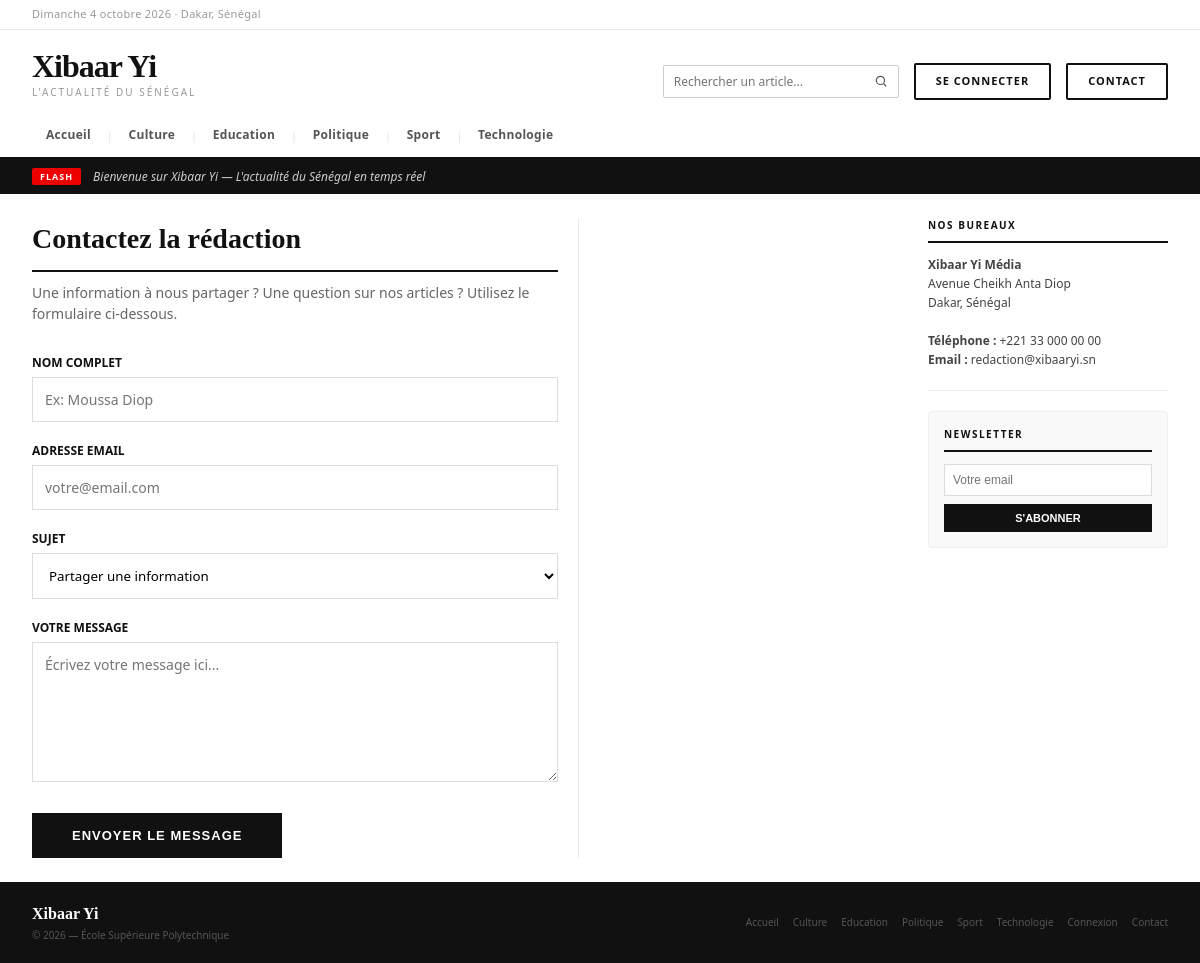
The page /contact.php on the database its author committed.
### tables this page shows
CREATE TABLE IF NOT EXISTS categories (
    id  INT AUTO_INCREMENT PRIMARY KEY,
    nom VARCHAR(100) NOT NULL UNIQUE
);

### includes/config.php (called while the page is built, shortened)
<?php
function url($chemin = '')
{
    return BASE_URL . '/' . ltrim($chemin, '/');
}

### includes/entete.php (the view, shortened to what this page needs)
<?php
require_once __DIR__ . '/config.php';
?>
<!DOCTYPE html>
<html lang="fr">
<head>
    <link rel="stylesheet" href="<?= url('assets/css/style.css') ?>">
</head>
<body>
<div class="site">
    <div class="topbar">
        <div class="topbar-date">
            <?php
            $jours_fr = ['Monday'=>'Lundi','Tuesday'=>'Mardi','Wednesday'=>'Mercredi','Thursday'=>'Jeudi','Friday'=>'Vendredi','Saturday'=>'Samedi','Sunday'=>'Dimanche'];
            $mois_fr = ['January'=>'janvier','February'=>'février','March'=>'mars','April'=>'avril','May'=>'mai','June'=>'juin','July'=>'juillet','August'=>'août','September'=>'septembre','October'=>'octobre','November'=>'novembre','December'=>'décembre'];
            $nom_jour = $jours_fr[date('l')] ?? date('l');
            $nom_mois = $mois_fr[date('F')]  ?? date('F');
            echo $nom_jour . ' ' . date('j') . ' ' . $nom_mois . ' ' . date('Y') . ' · Dakar, Sénégal';
            ?>
        </div>
    </div>
    <div class="header">
        <div class="header-main">
            <a href="<?= url('index.php') ?>" style="text-decoration:none;">
                <div class="logo-wordmark">Xibaar Yi</div>
                <div class="logo-tagline">L'actualité du Sénégal</div>
            </a>
            <div class="header-actions">
                <form method="GET" action="<?= url('index.php') ?>" class="recherche" role="search">
                    <input type="search" name="q" placeholder="Rechercher un article..." aria-label="Rechercher un article"
                           value="<?= htmlspecialchars($_GET['q'] ?? '', ENT_QUOTES, 'UTF-8') ?>">
                    <button type="submit" aria-label="Lancer la recherche">
                        <svg width="14" height="14" viewBox="0 0 24 24" fill="none" stroke="currentColor" stroke-width="2"><circle cx="11" cy="11" r="7"/><path d="M21 21l-4.3-4.3"/></svg>
                    </button>
                </form>
                <?php if (isset($_SESSION['user_role'])) : ?>
                    <a href="<?= url('admin/compte.php') ?>" class="lien-compte" title="Mon compte">
                        <?php echo htmlspecialchars($_SESSION['user_login'], ENT_QUOTES, 'UTF-8'); ?>
                    </a>
                    <a href="<?= url('deconnexion.php') ?>" class="btn-cnx">Se déconnecter</a>
                <?php else : ?>
                    <a href="<?= url('connexion.php') ?>" class="btn-cnx">Se connecter</a>
                <?php endif; ?>
                <a href="<?= url('contact.php') ?>" class="btn-cnx">Contact</a>
            </div>
        </div>
        <nav class="nav-cats">
            <?php $active_all = (basename($_SERVER['SCRIPT_NAME'] ?? '') === 'index.php' && empty($_GET['categorie'])) ? 'active' : ''; ?>
            <a href="<?= url('index.php') ?>" class="<?php echo $active_all; ?>">Accueil</a>
            <?php
            if (isset($pdo)) {
                $stmt_nav = $pdo->query("SELECT id, nom FROM categories ORDER BY nom ASC");
                while ($cat = $stmt_nav->fetch(PDO::FETCH_ASSOC)) {
                    $nom = $cat['nom'];
                    $is_active = (isset($_GET['categorie']) && $_GET['categorie'] === $nom) ? 'active' : '';
                    echo '<span class="sep">|</span>';
                    echo '<a href="' . url('index.php') . '?categorie=' . urlencode($nom) . '" class="' . $is_active . '">';
                    echo htmlspecialchars($nom);
                    echo '</a>';
                }
            }
            ?>
        </nav>
    </div>
    <div class="ticker">
        <div class="ticker-label">FLASH</div>
        <div class="ticker-text">Bienvenue sur Xibaar Yi — L'actualité du Sénégal en temps réel</div>
    </div>

### includes/pied.php
<?php
require_once __DIR__ . '/config.php';
?>
    <div class="footer">
        <div>
            <a href="<?= url('index.php') ?>" style="text-decoration: none;">
                <div class="footer-logo">Xibaar Yi</div>
            </a>
            <div class="footer-text">
                &copy; <?php echo date('Y'); ?> — École Supérieure Polytechnique
            </div>
        </div>
        <div class="footer-links">
            <a href="<?= url('index.php') ?>">Accueil</a>
            <?php
            foreach ($pdo->query("SELECT nom FROM categories ORDER BY nom ASC") as $cat_pied) : ?>
                <a href="<?= url('index.php') ?>?categorie=<?= urlencode($cat_pied['nom']) ?>">
                    <?= htmlspecialchars($cat_pied['nom'], ENT_QUOTES, 'UTF-8') ?>
                </a>
            <?php endforeach; ?>
            <?php if (!isset($_SESSION['user_role'])) : ?>
                <a href="<?= url('connexion.php') ?>">Connexion</a>
            <?php endif; ?>
            <a href="<?= url('contact.php') ?>">Contact</a>
        </div>
    </div>
</div>
</body>
</html>

### public/assets/css/style.css (style rules this page uses)
* { margin: 0; padding: 0; box-sizing: border-box; }
body { font-family: 'Segoe UI', system-ui, sans-serif; background: #fff; color: #111; font-size: 16px; line-height: 1.5; }
a { color: inherit; text-decoration: none; }
.site { background: #fff; overflow: hidden; }
.topbar { background: #fff; border-bottom: 1px solid #e8e8e8; padding: 6px 32px; display: flex; align-items: center; justify-content: space-between; }
.topbar-date { font-size: 11px; color: #999; letter-spacing: 0.3px; }
.header { background: #fff; padding: 20px 32px 0; border-bottom: 3px solid #111; }
.header-main { display: flex; align-items: flex-end; justify-content: space-between; padding-bottom: 14px; }
.logo-wordmark { font-family: Georgia, serif; font-size: 32px; font-weight: 700; color: #111; letter-spacing: -1px; line-height: 1; }
.logo-tagline { font-size: 10px; color: #999; letter-spacing: 2px; text-transform: uppercase; margin-top: 3px; }
.header-actions { display: flex; align-items: center; gap: 15px; }
.nav-cats { display: flex; align-items: center; overflow-x: auto; padding-top: 2px; gap: 0; }
.nav-cats a { font-size: 12px; font-weight: 600; color: #555; padding: 10px 14px; text-decoration: none; border-bottom: 3px solid transparent; white-space: nowrap; letter-spacing: 0.3px; transition: color 0.15s; }
.nav-cats .sep { color: #ddd; padding: 0 2px; font-size: 10px; }
.ticker { background: #111; padding: 8px 32px; display: flex; align-items: center; gap: 12px; }
.ticker-label { background: #e00; color: #fff; font-size: 9px; font-weight: 700; padding: 2px 8px; border-radius: 2px; letter-spacing: 1px; flex-shrink: 0; }
.ticker-text { font-size: 12px; color: #ccc; font-style: italic; }
.footer { background: #111; padding: 20px 32px; display: flex; align-items: center; justify-content: space-between; }
.footer-logo { font-family: Georgia, serif; font-size: 16px; color: #fff; font-weight: 700; }
.footer-text { font-size: 10px; color: #555; margin-top: 2px; }
.footer-links { display: flex; gap: 14px; }
.footer-links a { font-size: 10px; color: #555; text-decoration: none; }
.btn-cnx { background: #fff; color: #111; font-size: 11px; font-weight: 600; padding: 8px 18px; border-radius: 2px; border: 1px solid #ccc; letter-spacing: 0.5px; cursor: pointer; transition: border-color 0.15s; }
body { min-height: 100vh; display: flex; flex-direction: column; }
.site { flex: 1; display: flex; flex-direction: column; }
.footer { margin-top: auto; }
.btn-cnx { display: inline-block; padding: 8px 20px; font-size: 11px; font-weight: 700; text-transform: uppercase; letter-spacing: 1px; border: 2px solid #111; background-color: #fff; color: #111; text-decoration: none; cursor: pointer; transition: all 0.3s ease; }
.recherche { display: flex; align-items: stretch; border: 1px solid #ccc; border-radius: 2px; background: #fff; }
.recherche input { border: none; outline: none; padding: 7px 10px; font-size: 12px; font-family: inherit; width: 200px; background: transparent; }
.recherche button { border: none; background: none; padding: 0 10px; cursor: pointer; color: #555; display: flex; align-items: center; }
.footer { flex-wrap: wrap; gap: 16px; }
.footer-links { flex-wrap: wrap; }

### rows shown on the page
categories: nom "Culture"
categories: nom "Education"
categories: nom "Politique"
categories: nom "Sport"
categories: nom "Technologie"

### other values the page prints
form field sujet "Partager une information"
